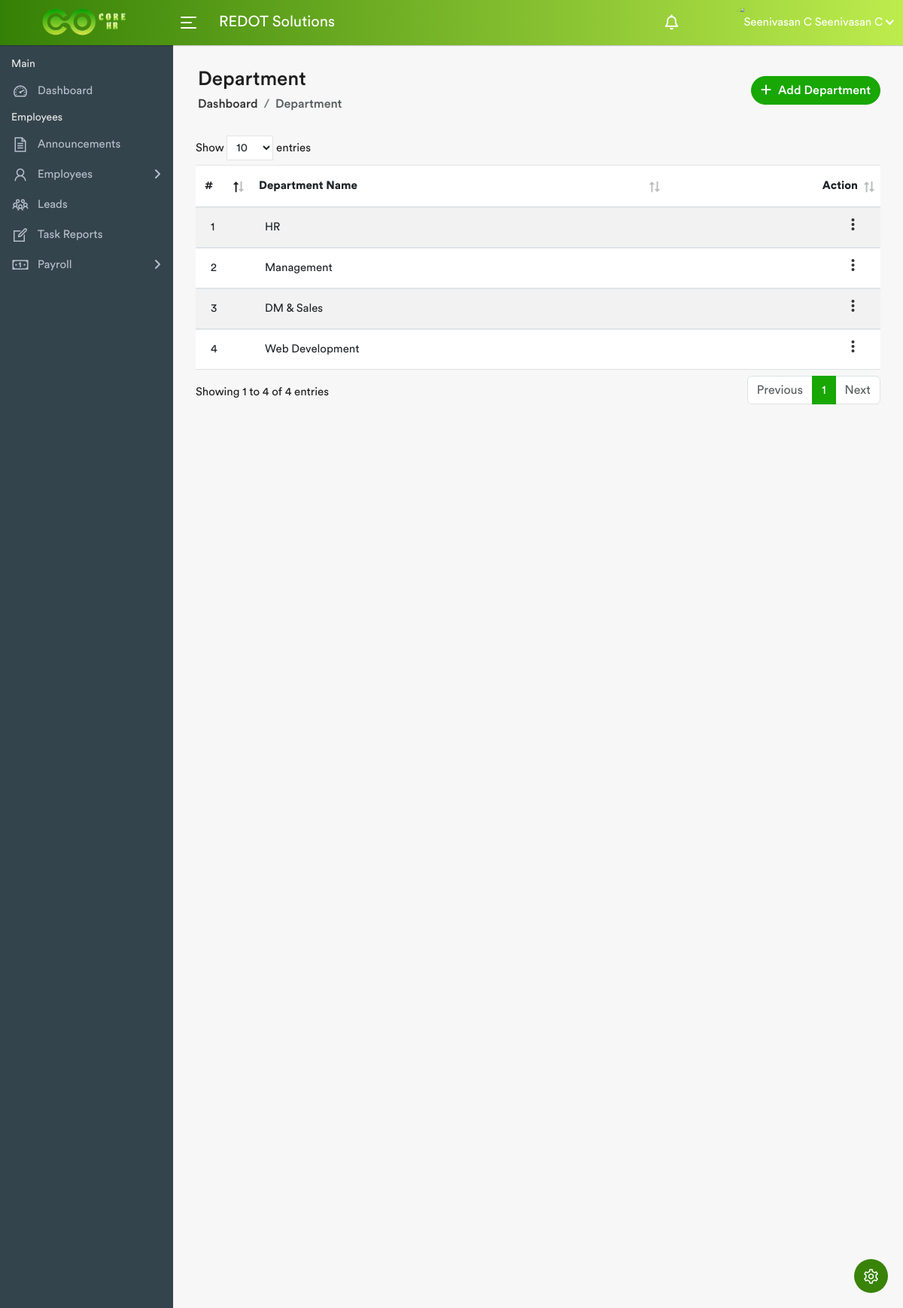
The app's page /departments.php (signed in) with its own data.
### tables this page shows
CREATE TABLE `manage_emp` (
  `id` int(11) NOT NULL,
  `name` varchar(200) NOT NULL,
  `last_name` varchar(255) NOT NULL DEFAULT '',
  `emp_code` varchar(200) NOT NULL,
  `department` varchar(255) NOT NULL DEFAULT '',
  `company` varchar(100) NOT NULL DEFAULT '',
  `designation` varchar(100) NOT NULL DEFAULT '',
  `role` varchar(50) NOT NULL DEFAULT '',
  `image` varchar(255) NOT NULL DEFAULT '',
  `hr_leave_approver` varchar(255) NOT NULL DEFAULT '',
  `report_to` varchar(255) NOT NULL DEFAULT '',
  `dob` varchar(50) NOT NULL DEFAULT '',
  `gender` varchar(50) NOT NULL DEFAULT '',
  `address` varchar(100) NOT NULL DEFAULT '',
  `state` varchar(100) NOT NULL DEFAULT '',
  `country` varchar(100) NOT NULL DEFAULT '',
  `pincode` varchar(100) NOT NULL DEFAULT '',
  `mobile` varchar(50) NOT NULL DEFAULT '',
  `email` varchar(255) NOT NULL DEFAULT '',
  `web_url` varchar(255) NOT NULL DEFAULT '',
  `joining_date` varchar(255) NOT NULL DEFAULT '',
  `exit_date` varchar(255) NOT NULL DEFAULT '',
  `status` varchar(100) NOT NULL DEFAULT '',
  `lead_emp_code` varchar(100) NOT NULL DEFAULT '',
  `admin_notfiy` int(11) NOT NULL DEFAULT 0,
  `lead_notfiy` int(11) NOT NULL DEFAULT 0,
  `hr_notfiy` int(11) NOT NULL DEFAULT 0
);

CREATE TABLE `departments` (
  `id` int(11) NOT NULL,
  `department_name` varchar(255) NOT NULL,
  `upload_on` date NOT NULL DEFAULT current_timestamp()
);

### departments.php (the view, shortened to what this page needs)
<?php
 require('user_role.php');
?>
<!DOCTYPE html>
<html lang="en" data-layout="vertical" data-topbar="light" data-sidebar="dark" data-sidebar-size="lg" data-sidebar-image="none">
        <link rel="stylesheet" href="assets/css/bootstrap.min.css">
        <link rel="stylesheet" href="assets/plugins/fontawesome/css/fontawesome.min.css">
    	<link rel="stylesheet" href="assets/plugins/fontawesome/css/all.min.css">
        <link rel="stylesheet" href="assets/css/line-awesome.min.css">
		<link rel="stylesheet" href="assets/css/material.css">
		<link rel="stylesheet" href="assets/css/dataTables.bootstrap4.min.css">
        <link rel="stylesheet" href="assets/css/style.css">
    </head>
    <body>
        <div class="main-wrapper">
			<?php include 'header.php';?>
			<?php include 'side-bar.php';?>
            <div class="page-wrapper">
                <div class="content container-fluid">
					<div class="page-header">
						<div class="row align-items-center">
							<div class="col">
								<h3 class="page-title">Department</h3>
								<ul class="breadcrumb">
									<li class="breadcrumb-item"><a href="dashboard.php">Dashboard</a></li>
									<li class="breadcrumb-item active">Department</li>
								</ul>
							</div>
							<div class="col-auto float-end ms-auto">
								<a href="#" class="btn add-btn" data-bs-toggle="modal" data-bs-target="#add_department"><i class="fa-solid fa-plus"></i> Add Department</a>
							</div>
						</div>
					</div>
					<div class="row">
						<div class="col-md-12">
							<div>
								<table class="table table-striped custom-table mb-0 datatable">
									<thead>
										<tr>
											<th class="width-thirty">#</th>
											<th>Department Name</th>
											<th class="text-end">Action</th>
										</tr>
									</thead>
									<tbody>
										<?php
										require_once('inc/config.php');
                                     $sql = $db->query("select * from departments ORDER BY id ASC");
									$count = 0;
									if($sql->num_rows>0){
                                    while($row = $sql->fetch_assoc()){ ?>
										<tr>
											<td><?php echo ++$count; ?></td>
											<td><?php echo $row['department_name'];?></td>
											<td class="text-end">
                                            <div class="dropdown dropdown-action">
													<a href="#" class="action-icon dropdown-toggle" data-bs-toggle="dropdown" aria-expanded="false"><i class="material-icons">more_vert</i></a>
												</div>
											</td>
										</tr>
										<?php } } ?>
									</tbody>
								</table>
							</div>
						</div>
					</div>
                </div>
            </div>
        </div>
		<?php include 'setting-icon.php';?>
    </body>
</html>

### header.php (shortened to what this page needs)
            <div class="header">
                <div class="header-left">
                     <a href="dashboard.php" class="logo">
						<img src="assets/img/logo.png" width="70%" height="" alt="Logo">
					</a>
                </div>
				<a id="toggle_btn" href="javascript:void(0);">
					<span class="bar-icon">
						<span></span>
						<span></span>
						<span></span>
					</span>
				</a>
                <div class="page-title-box">
					<h3>REDOT Solutions</h3>
                </div>
				<ul class="nav user-menu">
					<?php
										require("user_role.php");
                                     if($role_id == 1){
										 $emp_coun = $db->query("select count(id) as emp_co from manage_emp WHERE admin_notfiy = 0 AND designation != 'Admin' ORDER BY joining_date DESC");
                                         $emp_leave_coun = $db->query("select count(id) as emp_le_co from emp_leaves WHERE admin_notify = 0 ORDER BY apply_on DESC");
									}
					?>
					<li class="nav-item dropdown">
						<a href="#" class="dropdown-toggle nav-link" data-bs-toggle="dropdown">
							<?php if($role_id == 1 || $role_id == 3){
							$emp_counts = $emp_coun->fetch_assoc();
							      $emp_lev_counts = $emp_leave_coun->fetch_assoc();
							      $notify_count = $emp_counts['emp_co'] + $emp_lev_counts['emp_le_co'];
							  }
							  if($notify_count == 0){
							?>
							<i class="fa-regular fa-bell"></i> <span class="badge rounded-pill"></span>
							<?php } else { ?>
							<i class="fa-regular fa-bell"></i> <span class="badge rounded-pill"><?php echo $notify_count;?></span>
							<?php } ?>
						</a>
					</li>
					<li class="nav-item dropdown">
						<a href="#" class="dropdown-toggle nav-link" data-bs-toggle="dropdown">
						</a>
					</li>
<?php
                                    require_once('inc/config.php');
                                    $id= $_SESSION['username'];
  	   $query2 = "SELECT * FROM manage_emp WHERE emp_code='$id'";
  	$results2 = mysqli_query($db, $query2);
  	$name= $results2->fetch_assoc(); ?>
					<li class="nav-item dropdown has-arrow main-drop">
						<a href="#" class="dropdown-toggle nav-link" data-bs-toggle="dropdown">
							<span class="user-img"><img src="profile-img/<?php echo $name['image']; ?>" alt="<?php echo $name['name']; ?> <?php echo $name['last_name']; ?>">
							<span><?php echo $name['name']; ?> <?php echo $name['last_name']; ?></span>
						</a>
					</li>
				</ul>
            </div>

### assets/css/material.css (style rules this page uses)
.material-icons { font-family: 'Material Icons'; font-weight: normal; font-style: normal; font-size: 24px; line-height: 1; letter-spacing: normal; text-transform: none; display: inline-block; white-space: nowrap; word-wrap: normal; direction: ltr; -webkit-font-smoothing: antialiased; }

### records on screen
manage_emp: name "Seenivasan", last_name "C"
departments: department_name "HR"
departments: department_name "Management"
departments: department_name "DM & Sales"
departments: department_name "Web Development"
